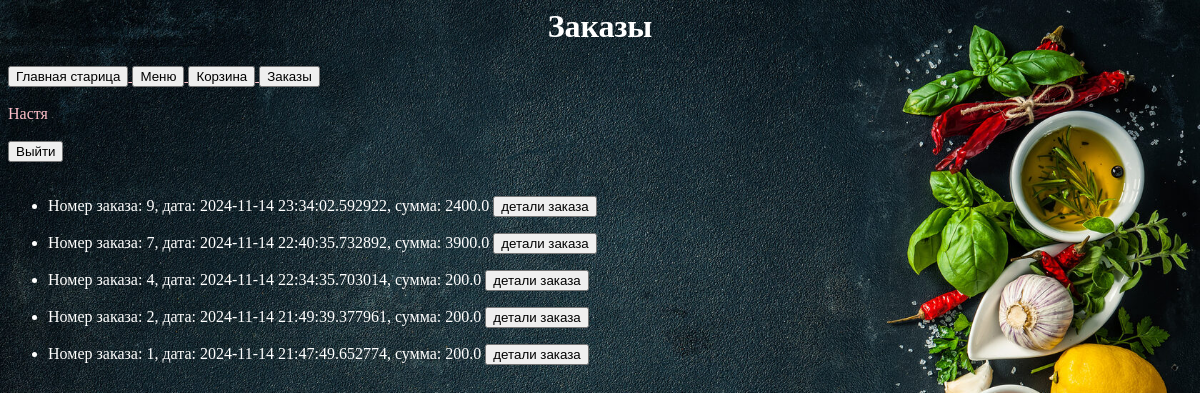
The page /orders/ (signed in) on the database its author committed.
### app/models.py (models this page shows, shortened)
class User(db.Model):
    __tablename__ = 'users'
    id = db.Column(db.Integer, unique=True, primary_key=True)
    name = db.Column(db.String)
    username = db.Column(db.String, unique=True)
    email = db.Column(db.String, unique=True)
    password = db.Column(db.String)
    created_on = db.Column(db.DateTime(), default=datetime.utcnow)
    updated_on = db.Column(db.DateTime(), default=datetime.utcnow, onupdate=datetime.utcnow)
    active = db.Column(db.Boolean())

class Order(db.Model):
    __tablename__ = 'orders'
    id = db.Column(db.Integer, primary_key=True, index=True)
    user_id = db.Column(db.Integer)
    summa = db.Column(db.Numeric(10, 2), nullable=False)
    delivery = db.Column(db.String, default='self')
    phone = db.Column(db.String)
    address = db.Column(db.String)
    pay_stat = db.Column(db.String, default='not')
    status = db.Column(db.Integer, default=1)
    comment = db.Column(db.Text)
    time_create = db.Column(db.DateTime, default=datetime.now())
    time_update = db.Column(db.DateTime, default=datetime.now())

### app/views.py (the view)
@app.route('/orders/')
def orders():
    global current_user
    orderss = Order.query.filter_by(user_id=current_user.id).order_by(Order.id.desc()).all()
    title = 'Заказы'
    return render_template('orders.html', current_user=current_user, title=title, orderss=orderss)

### app/views.py (called while the page is built)
@login_manager.user_loader
def load_user(user_id):
    return User.query.filter_by(id=user_id).first()  # Fetch the user from the database

### app/templates/orders.html (shortened to what this page needs)
{% extends "base.html" %}
{% block pagename %}
<h1>{{ title }}</h1>
{% endblock %}
{% block content %}
{% for order in orderss %}
<ul>
    <li>Номер заказа: {{ order.id }}, дата: {{ order.time_create }}, сумма: {{ order.summa | float}}
        <a href='order/{{ order.id }}'>
            <button type="button" name="info">детали заказа</button>
        </a>
    </li>
</ul>
{% endfor %}
{% endblock %}

### app/templates/base.html (shortened to what this page needs)
<html lang="en">
<head>
    <link rel="stylesheet" href='{{ url_for("static", filename="css/style12.css") }}'>
</head>
<body>
<header>
    {% block pagename %}{% endblock %}
</header>
<nav>
    {% block menu %}
    <a href='/base/'>
        <button type="button">Главная старица</button>
    </a>
    <a href='/menu/'>
        <button type="button">Меню</button>
    </a>
    <a href='/basket/'>
        <button type="button">Корзина</button>
    </a>
    {% if current_user.id > 1 %}
    <a href='/orders/'>
        <button type="button">Заказы</button>
    </a>
    {% endif %}
    <br><br>
    {{ current_user.name }}
    <br><br>
    {% if current_user.id == 1 %}
    <a href='/login/'>
        <button type="button">Войти</button>
    </a>
    <a href='/register/'>
        <button type="button">Зарегистрироваться</button>
    </a>
    {% else %}
    <a href='/logout/'>
        <button type="button">Выйти</button>
    </a>
    {% endif %}
    {% endblock %}
</nav>
<main><br>
    {% block content %}{% endblock %}
</main>
</body>
</html>

### app/static/css/style12.css (style rules this page uses)
h1 { text-align: center; color: #FFFFFF; }
a { text-align: left; color: #FFC0CB; }
html { background-image: url(fon1.jpg); background-repeat: no-repeat; background-position: center center; background-attachment: fixed; -webkit-background-size: cover; -moz-background-size: cover; -o-background-size: cover; background-size: cover; }
body { text-align: left; color: #FFC0CB; }
ul { text-align: left; color: #FFFFFF; }

### rows shown on the page
User: name "Настя"
Order: id "9", time_create "2024-11-14 23:34:02.592922", summa "2400.0"
Order: id "7", time_create "2024-11-14 22:40:35.732892", summa "3900.0"
Order: id "4", time_create "2024-11-14 22:34:35.703014", summa "200.0"
Order: id "2", time_create "2024-11-14 21:49:39.377961", summa "200.0"
Order: id "1", time_create "2024-11-14 21:47:49.652774", summa "200.0"

### other values the page prints
{{ title }} "Заказы"
